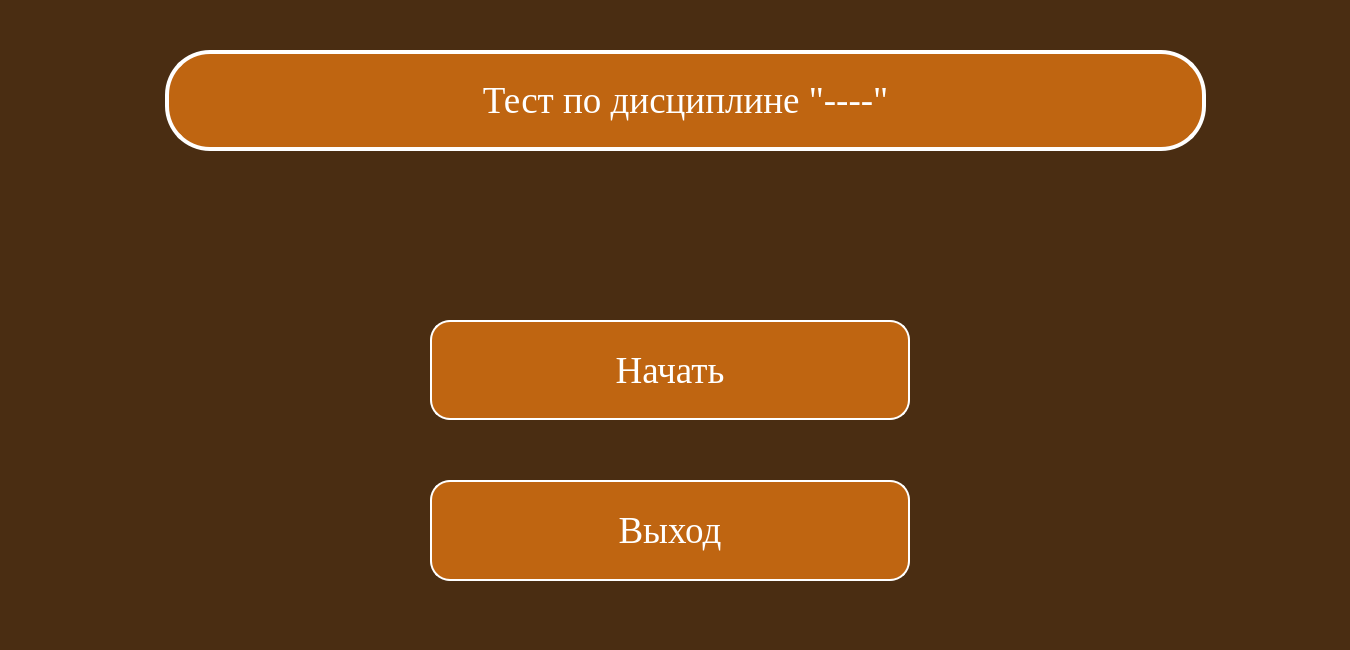
<?xml version="1.0" encoding="UTF-8"?>
<ui version="4.0">
 <class>Dialog</class>
 <widget class="QDialog" name="Dialog">
  <property name="geometry">
   <rect>
    <x>0</x>
    <y>0</y>
    <width>1350</width>
    <height>650</height>
   </rect>
  </property>
  <property name="windowTitle">
   <string>Dialog</string>
  </property>
  <property name="styleSheet">
   <string notr="true">background-color: rgb(74, 45, 18);
font-size:28pt;</string>
  </property>
  <widget class="QPushButton" name="startButton">
   <property name="geometry">
    <rect>
     <x>430</x>
     <y>320</y>
     <width>480</width>
     <height>100</height>
    </rect>
   </property>
   <property name="font">
    <font>
     <family>Times New Roman</family>
     <pointsize>50</pointsize>
     <weight>50</weight>
     <italic>false</italic>
     <bold>false</bold>
    </font>
   </property>
   <property name="styleSheet">
    <string notr="true">QPushButton {
color: white;
background-color: rgb(191, 101, 17);
border-radius: 20px;
border: 2px solid #ffffff;
font: 50pt &quot;Times New Roman&quot;;
}

QPushButton:pressed {
color: rgb(191, 101, 17);
background-color: white;
border: 4px solid rgb(191, 101, 17);
font: 50pt &quot;Times New Roman&quot;;
}</string>
   </property>
   <property name="text">
    <string>Начать</string>
   </property>
  </widget>
  <widget class="QPushButton" name="exitButton">
   <property name="geometry">
    <rect>
     <x>430</x>
     <y>480</y>
     <width>480</width>
     <height>101</height>
    </rect>
   </property>
   <property name="font">
    <font>
     <family>Times New Roman</family>
     <pointsize>50</pointsize>
     <weight>50</weight>
     <italic>false</italic>
     <bold>false</bold>
    </font>
   </property>
   <property name="styleSheet">
    <string notr="true">QPushButton {
color: white;
background-color: rgb(191, 101, 17);
border-radius: 20px;
border: 2px solid #ffffff;
font: 50pt &quot;Times New Roman&quot;;
}

QPushButton:pressed {
color: rgb(191, 101, 17);
background-color: white;
border: 4px solid rgb(191, 101, 17);
font: 50pt &quot;Times New Roman&quot;;
}</string>
   </property>
   <property name="text">
    <string>Выход</string>
   </property>
  </widget>
  <widget class="QLabel" name="label">
   <property name="geometry">
    <rect>
     <x>165</x>
     <y>50</y>
     <width>1041</width>
     <height>101</height>
    </rect>
   </property>
   <property name="font">
    <font>
     <family>Times New Roman</family>
     <pointsize>50</pointsize>
     <weight>50</weight>
     <italic>false</italic>
     <bold>false</bold>
    </font>
   </property>
   <property name="styleSheet">
    <string notr="true">font: 50pt &quot;Times New Roman&quot;;
color: white;
background-color: rgb(191, 101, 17);
border-radius: 45px;
border: 4px solid #ffffff;</string>
   </property>
   <property name="text">
    <string>Тест по дисциплине &quot;----&quot;</string>
   </property>
   <property name="scaledContents">
    <bool>false</bool>
   </property>
   <property name="alignment">
    <set>Qt::AlignCenter</set>
   </property>
   <property name="wordWrap">
    <bool>true</bool>
   </property>
  </widget>
  <widget class="QLabel" name="label_2">
   <property name="geometry">
    <rect>
     <x>30</x>
     <y>260</y>
     <width>371</width>
     <height>381</height>
    </rect>
   </property>
   <property name="autoFillBackground">
    <bool>false</bool>
   </property>
   <property name="text">
    <string/>
   </property>
   <property name="pixmap">
    <pixmap>leftstart.jpg</pixmap>
   </property>
   <property name="scaledContents">
    <bool>true</bool>
   </property>
   <property name="alignment">
    <set>Qt::AlignCenter</set>
   </property>
   <property name="wordWrap">
    <bool>true</bool>
   </property>
  </widget>
  <widget class="QLabel" name="label_3">
   <property name="geometry">
    <rect>
     <x>939</x>
     <y>200</y>
     <width>371</width>
     <height>381</height>
    </rect>
   </property>
   <property name="autoFillBackground">
    <bool>false</bool>
   </property>
   <property name="text">
    <string/>
   </property>
   <property name="pixmap">
    <pixmap>rightstart.jpg</pixmap>
   </property>
   <property name="scaledContents">
    <bool>true</bool>
   </property>
   <property name="alignment">
    <set>Qt::AlignCenter</set>
   </property>
   <property name="wordWrap">
    <bool>true</bool>
   </property>
  </widget>
 </widget>
 <resources/>
 <connections/>
</ui>
